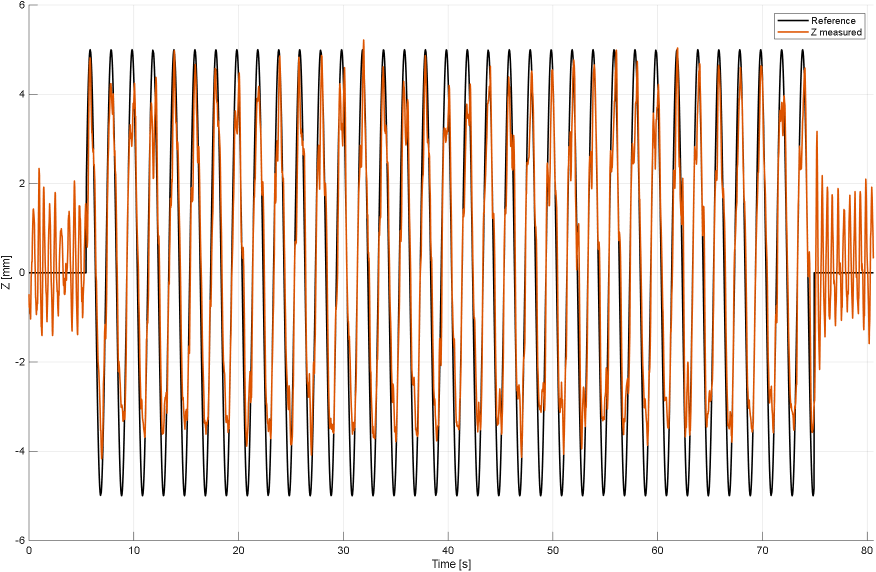
#> input picture Experiment/Data/Z_Sine.png, 1751 x 1143 px (shown at 1/2 size); its folder holds only this picture in this run
$ python -i 'Phase_D Algorithm Improvement.py'   (imports and definitions only)
#> lines starting #> are read from the running program, lines starting #| are printed output that depends on the picture; after the words box and inside, x2 and y2 are one past the last pixel; in counts of white or black regions, pixels touching at a corner belong together
import socket
import cv2
import numpy as np
import time
import pyrealsense2 as rs
import os
import math

# ================= CONFIG =================
serverAddressPort = ("192.168.140.8", 49001)
# [1 line that did not run here, left out]

WIDTH = 640
HEIGHT = 480
FPS = 60

angle = -0.65
center = (WIDTH // 2, HEIGHT // 2)
M = cv2.getRotationMatrix2D(center, angle, 1.0)

# Workspace (user tuned)
PLATE_X1 = 80
PLATE_Y1 = 20
PLATE_X2 = 530
PLATE_Y2 = 460

SAFE_MARGIN = 50
SAFE_X1 = PLATE_X1 + SAFE_MARGIN
SAFE_Y1 = PLATE_Y1 + SAFE_MARGIN
SAFE_X2 = PLATE_X2 - SAFE_MARGIN
SAFE_Y2 = PLATE_Y2 - SAFE_MARGIN

PLATE_CENTER_X = int((PLATE_X1 + PLATE_X2) / 2)
PLATE_CENTER_Y = int((PLATE_Y1 + PLATE_Y2) / 2)

# Physical calibration
PLATE_SIZE_MM = 400.0
GRID_SPACING_MM = 10.0
MAJOR_GRID_MM = 50.0
SCALE_X = PLATE_SIZE_MM / (PLATE_X2 - PLATE_X1)
SCALE_Y = PLATE_SIZE_MM / (PLATE_Y2 - PLATE_Y1)

# Detection parameters
THRESHOLD = 75
MIN_AREA = 200
MAX_AREA = 4000
MIN_CIRCULARITY = 0.45
MAX_TRACK_DISTANCE = 120

# Recording
RECORD_VIDEO = True
RECORD_DURATION_SEC = 40
RECORD_PATH = r"C:\Users\alexi\Desktop\Master_S&C\13. (5SC26) Systems and Control Integration Project\Project\BallANDPlate\3D camera\Recordings"
RECORD_BASENAME = "phase_d_recording"

# Runtime
MAX_FRAME_FAILS = 20
DEBUG_VISUAL = True
SHOW_MASK = True
PROFILE = True

# ================= HELPERS =================
# [56 lines left out: functions pixel_to_control_coords, draw_metric_grid, send_ball_position, contour_circularity, contour_centroid, not called in this run]


def euclidean_distance(p1, p2):
    return math.hypot(p1[0] - p2[0], p1[1] - p2[1])


def detect_ball(gray, predicted=None):
    _, mask = cv2.threshold(gray, THRESHOLD, 255, cv2.THRESH_BINARY_INV)

    kernel = np.ones((5, 5), np.uint8)
    mask = cv2.morphologyEx(mask, cv2.MORPH_OPEN, kernel)
    mask = cv2.morphologyEx(mask, cv2.MORPH_CLOSE, kernel)

    contours, _ = cv2.findContours(mask, cv2.RETR_EXTERNAL, cv2.CHAIN_APPROX_SIMPLE)

    candidates = []

    for contour in contours:
        area = cv2.contourArea(contour)
        if area < MIN_AREA or area > MAX_AREA:
            continue

        circ = contour_circularity(contour)
        if circ < MIN_CIRCULARITY:
            continue

        ctr = contour_centroid(contour)
        if ctr is None:
            continue

        if not (SAFE_X1 <= ctr[0] <= SAFE_X2 and SAFE_Y1 <= ctr[1] <= SAFE_Y2):
            continue

        candidates.append((contour, ctr, area, circ))

    if not candidates:
        return None, mask

    if predicted is None:
        best = max(candidates, key=lambda x: x[2])
        return best, mask

    valid = []
    for candidate in candidates:
        dist = euclidean_distance(candidate[1], predicted)
        if dist <= MAX_TRACK_DISTANCE:
            valid.append((candidate, dist))

    if valid:
        valid.sort(key=lambda x: x[1])
        return valid[0][0], mask

    best = max(candidates, key=lambda x: x[2])
    return best, mask


# ================= CAMERA INIT =================
# [1 line that did not run here, left out]
# [1 line that did not run here, left out]
# [2 lines not run here, left out]

video_writer = None
# [26 lines not run here, left out]

stats = {k: [] for k in ['acquisition', 'rotation', 'tracking', 'udp', 'display', 'total']}

# ================= MAIN LOOP =================
prev_pos = None
velocity = None
frame_fail_count = 0
record_start = time.perf_counter()

# [134 lines not run here, left out]

>>> import cv2
>>> picture = cv2.imread('../Experiment/Data/Z_Sine.png', cv2.IMREAD_GRAYSCALE)
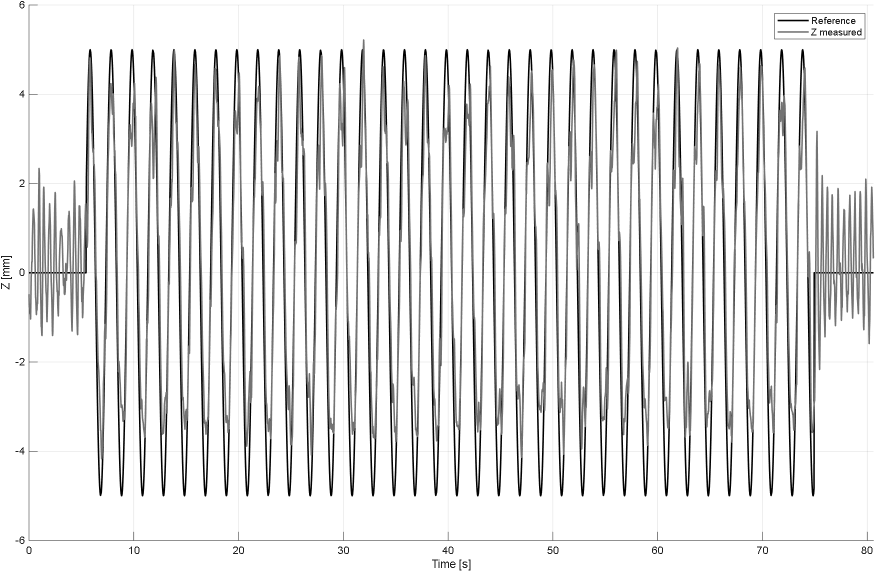
#> picture: shape (1143, 1751) (shown at 1/2 size); min 0, max 255, mean 225.7
>>> result = detect_ball(picture)
#> in detect_ball, `_, mask = cv2.threshold(gray, THRESHOLD, 255, cv2.THRESH_BINARY_INV)`:
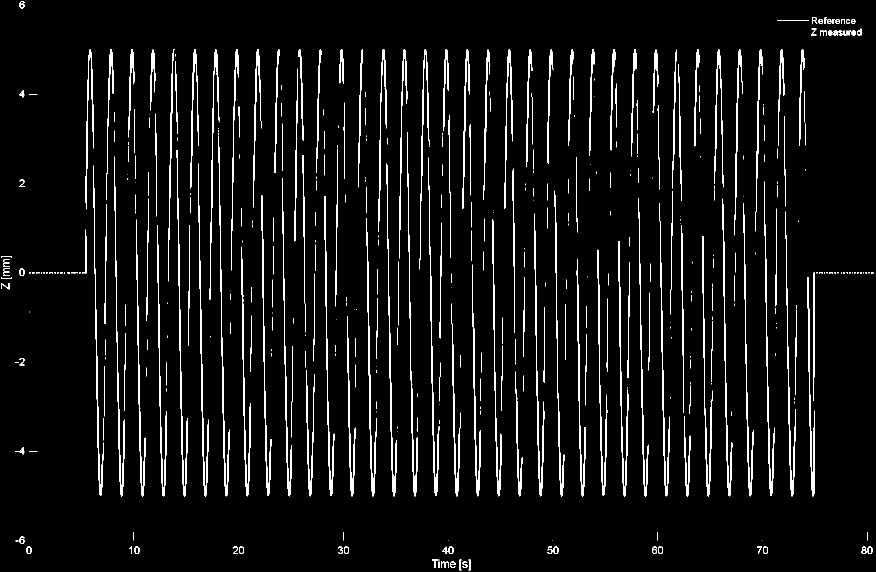
#> mask: shape (1143, 1751) (shown at 1/2 size); 5.3% white; 438 white regions (194 under 20 px), largest, box (x1, y1, x2, y2) and area: (353, 300, 376, 993) 2005, (396, 327, 418, 993) 1925, (1236, 482, 1257, 993) 1849
#> in detect_ball, `mask = cv2.morphologyEx(mask, cv2.MORPH_OPEN, kernel)`:
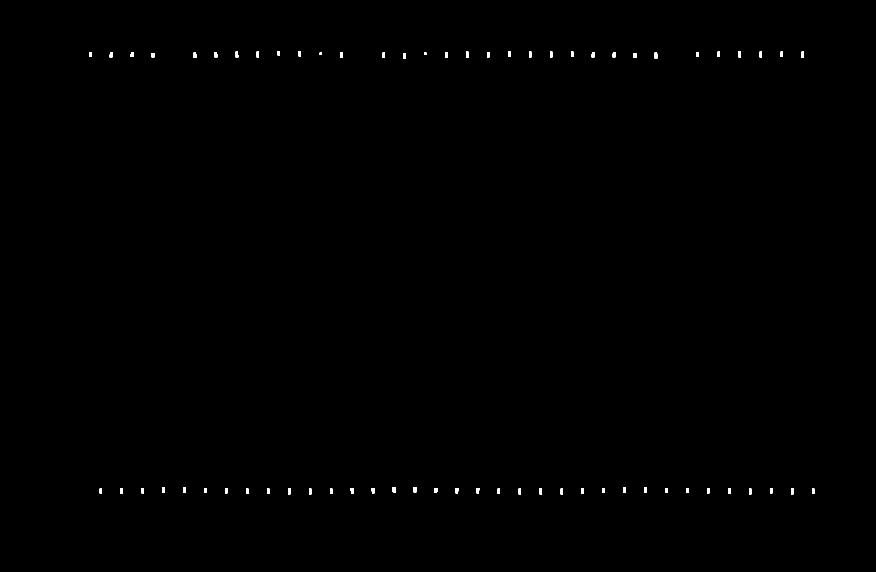
#> mask: shape (1143, 1751) (shown at 1/2 size); 0.2% white; 67 white regions
#> in detect_ball, `contours, _ = cv2.findContours(mask, cv2.RETR_EXTERNAL, cv2.CHAIN_APPR..`: contours = 67 contours, 2 with area under 20; largest, box (x1, y1, x2, y2) and area: (785, 974, 791, 986) 54, (324, 974, 330, 986) 54, (1309, 105, 1315, 117) 54, (1288, 974, 1294, 985) 50, (827, 974, 833, 985) 50
#> the loop in detect_ball, `for contour in contours:` made 67 passes
#> area on passes 3, 4, 12, 16, 17, 18, 19, 21, 22, 23, 24, 25: 37.5, 44.5, 44.5, 48.5, 45.5, 44.5, 42.5, 44.5, 46.5, 43.5, 46.5, 49.5
#> (contour, area) on passes 1, 2, 5, 6, 7, 8: ([[1624, 977], [1624, 987], [1628, 987], [1628, 977]], 40), ([[1498, 977], [1498, 988], [1502, 988], [1502, 977]], 44), ([[1121, 977], [1121, 988], [1125, 988], [1125, 977]], 44), ([[1037, 977], [1037, 988], [1041, 988], [1041, 977]], 44), ([[995, 977], [995, 987], [999, 987], [999, 977]], 40), ([[660, 977], [660, 987], [664, 987], [664, 977]], 40)
#> after the loop in detect_ball, `for contour in contours:`: candidates = []
